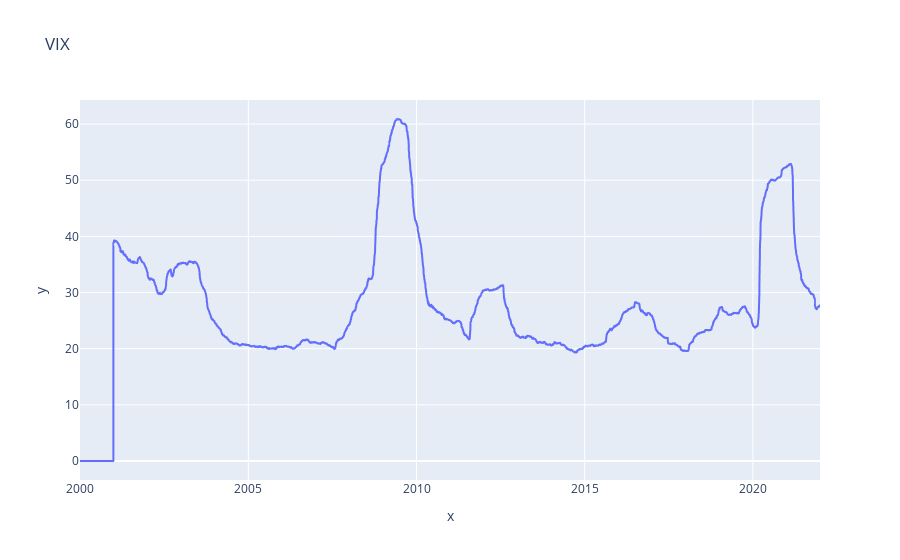

Notebook source saved alongside this figure:
### Markdown cell above
### Gráfico de la volatilidad VIX SP500

### Code cell
Vix = volatilidad.T.mean()
fig = px.line(x=Vix.index ,y=Vix , title='VIX')

fig.show()

### Figure 1 — Plotly figure (JSON) as saved in the notebook; plotly's stock layout.template omitted (floating-point values rounded to 4 significant figures; data arrays with more than 128 entries replaced by an {"elided": "..."} marker saying what was removed)
{"data": [{"hovertemplate": "x=%{x}<br>y=%{y}<extra></extra>", "legendgroup": "", "line": {"color": "#636efa", "dash": "solid"}, "marker": {"symbol": "circle"}, "mode": "lines", "name": "", "showlegend": false, "type": "scattergl", "x": {"elided": "5537 str values"}, "xaxis": "x", "y": {"elided": "5537 float values"}, "yaxis": "y"}], "layout": {"legend": {"tracegroupgap": 0}, "title": {"text": "VIX"}, "xaxis": {"anchor": "y", "domain": [0, 1], "title": {"text": "x"}}, "yaxis": {"anchor": "x", "domain": [0, 1], "title": {"text": "y"}}}}
